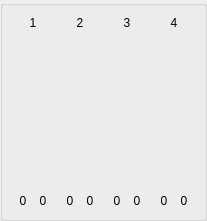
          <widget class="QGroupBox" name="groupBox_1">
           <property name="title">
            <string/>
           </property>
           <layout class="QHBoxLayout" name="horizontalLayout_3">
            <property name="spacing">
             <number>5</number>
            </property>
            <property name="leftMargin">
             <number>9</number>
            </property>
            <property name="topMargin">
             <number>9</number>
            </property>
            <property name="rightMargin">
             <number>9</number>
            </property>
            <property name="bottomMargin">
             <number>9</number>
            </property>
            <item>
             <widget class="QWidget" name="widget_1" native="true">
              <layout class="QVBoxLayout" name="verticalLayout_5">
               <property name="spacing">
                <number>1</number>
               </property>
               <property name="leftMargin">
                <number>1</number>
               </property>
               <property name="topMargin">
                <number>1</number>
               </property>
               <property name="rightMargin">
                <number>1</number>
               </property>
               <property name="bottomMargin">
                <number>1</number>
               </property>
               <item>
                <layout class="QHBoxLayout" name="horizontalLayout_ch1">
                 <property name="spacing">
                  <number>0</number>
                 </property>
                 <property name="rightMargin">
                  <number>0</number>
                 </property>
                 <item>
                  <widget class="QLabel" name="lbl_ChName_1">
                   <property name="maximumSize">
                    <size>
                     <width>16777215</width>
                     <height>16777215</height>
                    </size>
                   </property>
                   <property name="text">
                    <string>1</string>
                   </property>
                   <property name="alignment">
                    <set>Qt::AlignCenter</set>
                   </property>
                  </widget>
                 </item>
                </layout>
               </item>
               <item alignment="Qt::AlignHCenter">
                <widget class="VolumeWidget" name="Disp_Level_1" native="true">
                 <property name="minimumSize">
                  <size>
                   <width>40</width>
                   <height>162</height>
                  </size>
                 </property>
                 <property name="maximumSize">
                  <size>
                   <width>40</width>
                   <height>16777215</height>
                  </size>
                 </property>
                 <property name="MaxValue" stdset="0">
                  <number>0</number>
                 </property>
                 <property name="MinValue" stdset="0">
                  <number>-100</number>
                 </property>
                 <property name="SingleTrack" stdset="0">
                  <bool>false</bool>
                 </property>
                 <property name="ScaleLabel" stdset="0">
                  <bool>false</bool>
                 </property>
                </widget>
               </item>
               <item>
                <layout class="QHBoxLayout" name="horizontalLayout_leveLab_1">
                 <property name="spacing">
                  <number>0</number>
                 </property>
                 <property name="leftMargin">
                  <number>0</number>
                 </property>
                 <property name="rightMargin">
                  <number>0</number>
                 </property>
                 <item>
                  <widget class="QLabel" name="lbl_L_Level_1">
                   <property name="maximumSize">
                    <size>
                     <width>16777215</width>
                     <height>16777215</height>
                    </size>
                   </property>
                   <property name="text">
                    <string>0</string>
                   </property>
                   <property name="alignment">
                    <set>Qt::AlignCenter</set>
                   </property>
                  </widget>
                 </item>
                 <item>
                  <widget class="QLabel" name="lbl_R_Level_1">
                   <property name="text">
                    <string>0</string>
                   </property>
                   <property name="alignment">
                    <set>Qt::AlignCenter</set>
                   </property>
                  </widget>
                 </item>
                </layout>
               </item>
              </layout>
             </widget>
            </item>
            <item>
             <widget class="QWidget" name="widget_2" native="true">
              <layout class="QVBoxLayout" name="verticalLayout_18">
               <property name="spacing">
                <number>1</number>
               </property>
               <property name="leftMargin">
                <number>1</number>
               </property>
               <property name="topMargin">
                <number>1</number>
               </property>
               <property name="rightMargin">
                <number>1</number>
               </property>
               <property name="bottomMargin">
                <number>1</number>
               </property>
               <item>
                <layout class="QHBoxLayout" name="horizontalLayout_ch2">
                 <property name="spacing">
                  <number>0</number>
                 </property>
                 <property name="leftMargin">
                  <number>0</number>
                 </property>
                 <property name="rightMargin">
                  <number>0</number>
                 </property>
                 <item>
                  <widget class="QLabel" name="lbl_ChName_2">
                   <property name="maximumSize">
                    <size>
                     <width>16777215</width>
                     <height>16777215</height>
                    </size>
                   </property>
                   <property name="text">
                    <string>2</string>
                   </property>
                   <property name="alignment">
                    <set>Qt::AlignCenter</set>
                   </property>
                  </widget>
                 </item>
                </layout>
               </item>
               <item alignment="Qt::AlignHCenter">
                <widget class="VolumeWidget" name="Disp_Level_2" native="true">
                 <property name="minimumSize">
                  <size>
                   <width>40</width>
                   <height>162</height>
                  </size>
                 </property>
                 <property name="maximumSize">
                  <size>
                   <width>40</width>
                   <height>16777215</height>
                  </size>
                 </property>
                 <property name="MaxValue" stdset="0">
                  <number>0</number>
                 </property>
                 <property name="MinValue" stdset="0">
                  <number>-100</number>
                 </property>
                 <property name="SingleTrack" stdset="0">
                  <bool>false</bool>
                 </property>
                 <property name="ScaleLabel" stdset="0">
                  <bool>false</bool>
                 </property>
                </widget>
               </item>
               <item>
                <layout class="QHBoxLayout" name="horizontalLayout_leveLab_2">
                 <property name="spacing">
                  <number>0</number>
                 </property>
                 <property name="leftMargin">
                  <number>0</number>
                 </property>
                 <property name="rightMargin">
                  <number>0</number>
                 </property>
                 <item>
                  <widget class="QLabel" name="lbl_L_Level_2">
                   <property name="maximumSize">
                    <size>
                     <width>16777215</width>
                     <height>16777215</height>
                    </size>
                   </property>
                   <property name="text">
                    <string>0</string>
                   </property>
                   <property name="alignment">
                    <set>Qt::AlignCenter</set>
                   </property>
                  </widget>
                 </item>
                 <item>
                  <widget class="QLabel" name="lbl_R_Level_2">
                   <property name="text">
                    <string>0</string>
                   </property>
                   <property name="alignment">
                    <set>Qt::AlignCenter</set>
                   </property>
                  </widget>
                 </item>
                </layout>
               </item>
              </layout>
             </widget>
            </item>
            <item>
             <widget class="QWidget" name="widget_3" native="true">
              <layout class="QVBoxLayout" name="verticalLayout_20">
               <property name="spacing">
                <number>1</number>
               </property>
               <property name="leftMargin">
                <number>1</number>
               </property>
               <property name="topMargin">
                <number>1</number>
               </property>
               <property name="rightMargin">
                <number>1</number>
               </property>
               <property name="bottomMargin">
                <number>1</number>
               </property>
               <item>
                <layout class="QHBoxLayout" name="horizontalLayout_ch3">
                 <property name="spacing">
                  <number>0</number>
                 </property>
                 <property name="rightMargin">
                  <number>0</number>
                 </property>
                 <item>
                  <widget class="QLabel" name="lbl_ChName_3">
                   <property name="maximumSize">
                    <size>
                     <width>16777215</width>
                     <height>16777215</height>
                    </size>
                   </property>
                   <property name="text">
                    <string>3</string>
                   </property>
                   <property name="alignment">
                    <set>Qt::AlignCenter</set>
                   </property>
                  </widget>
                 </item>
                </layout>
               </item>
               <item alignment="Qt::AlignHCenter">
                <widget class="VolumeWidget" name="Disp_Level_3" native="true">
                 <property name="minimumSize">
                  <size>
                   <width>40</width>
                   <height>162</height>
                  </size>
                 </property>
                 <property name="maximumSize">
                  <size>
                   <width>40</width>
                   <height>16777215</height>
                  </size>
                 </property>
                 <property name="MaxValue" stdset="0">
                  <number>0</number>
                 </property>
                 <property name="MinValue" stdset="0">
                  <number>-100</number>
                 </property>
                 <property name="SingleTrack" stdset="0">
                  <bool>false</bool>
                 </property>
                 <property name="ScaleLabel" stdset="0">
                  <bool>false</bool>
                 </property>
                </widget>
               </item>
               <item>
                <layout class="QHBoxLayout" name="horizontalLayout_leveLab_3">
                 <property name="spacing">
                  <number>0</number>
                 </property>
                 <property name="leftMargin">
                  <number>0</number>
                 </property>
                 <property name="rightMargin">
                  <number>0</number>
                 </property>
                 <item>
                  <widget class="QLabel" name="lbl_L_Level_3">
                   <property name="maximumSize">
                    <size>
                     <width>16777215</width>
                     <height>16777215</height>
                    </size>
                   </property>
                   <property name="text">
                    <string>0</string>
                   </property>
                   <property name="alignment">
                    <set>Qt::AlignCenter</set>
                   </property>
                  </widget>
                 </item>
                 <item>
                  <widget class="QLabel" name="lbl_R_Level_3">
                   <property name="text">
                    <string>0</string>
                   </property>
                   <property name="alignment">
                    <set>Qt::AlignCenter</set>
                   </property>
                  </widget>
                 </item>
                </layout>
               </item>
              </layout>
             </widget>
            </item>
            <item>
             <widget class="QWidget" name="widget_4" native="true">
              <layout class="QVBoxLayout" name="verticalLayout_21">
               <property name="spacing">
                <number>1</number>
               </property>
               <property name="leftMargin">
                <number>1</number>
               </property>
               <property name="topMargin">
                <number>1</number>
               </property>
               <property name="rightMargin">
                <number>1</number>
               </property>
               <property name="bottomMargin">
                <number>1</number>
               </property>
               <item>
                <layout class="QHBoxLayout" name="horizontalLayout_ch4">
                 <property name="spacing">
                  <number>0</number>
                 </property>
                 <property name="rightMargin">
                  <number>0</number>
                 </property>
                 <item>
                  <widget class="QLabel" name="lbl_ChName_4">
                   <property name="maximumSize">
                    <size>
                     <width>16777215</width>
                     <height>16777215</height>
                    </size>
                   </property>
                   <property name="text">
                    <string>4</string>
                   </property>
                   <property name="alignment">
                    <set>Qt::AlignCenter</set>
                   </property>
                  </widget>
                 </item>
                </layout>
               </item>
               <item alignment="Qt::AlignHCenter">
                <widget class="VolumeWidget" name="Disp_Level_4" native="true">
                 <property name="minimumSize">
                  <size>
                   <width>40</width>
                   <height>162</height>
                  </size>
                 </property>
                 <property name="maximumSize">
                  <size>
                   <width>40</width>
                   <height>16777215</height>
                  </size>
                 </property>
                 <property name="MaxValue" stdset="0">
                  <number>0</number>
                 </property>
                 <property name="MinValue" stdset="0">
                  <number>-100</number>
                 </property>
                 <property name="SingleTrack" stdset="0">
                  <bool>false</bool>
                 </property>
                 <property name="ScaleLabel" stdset="0">
                  <bool>false</bool>
                 </property>
                </widget>
               </item>
               <item>
                <layout class="QHBoxLayout" name="horizontalLayout_leveLab_4">
                 <property name="spacing">
                  <number>0</number>
                 </property>
                 <property name="leftMargin">
                  <number>0</number>
                 </property>
                 <property name="rightMargin">
                  <number>0</number>
                 </property>
                 <item>
                  <widget class="QLabel" name="lbl_L_Level_4">
                   <property name="maximumSize">
                    <size>
                     <width>16777215</width>
                     <height>16777215</height>
                    </size>
                   </property>
                   <property name="text">
                    <string>0</string>
                   </property>
                   <property name="alignment">
                    <set>Qt::AlignCenter</set>
                   </property>
                  </widget>
                 </item>
                 <item>
                  <widget class="QLabel" name="lbl_R_Level_4">
                   <property name="text">
                    <string>0</string>
                   </property>
                   <property name="alignment">
                    <set>Qt::AlignCenter</set>
                   </property>
                  </widget>
                 </item>
                </layout>
               </item>
              </layout>
             </widget>
            </item>
           </layout>
          </widget>
